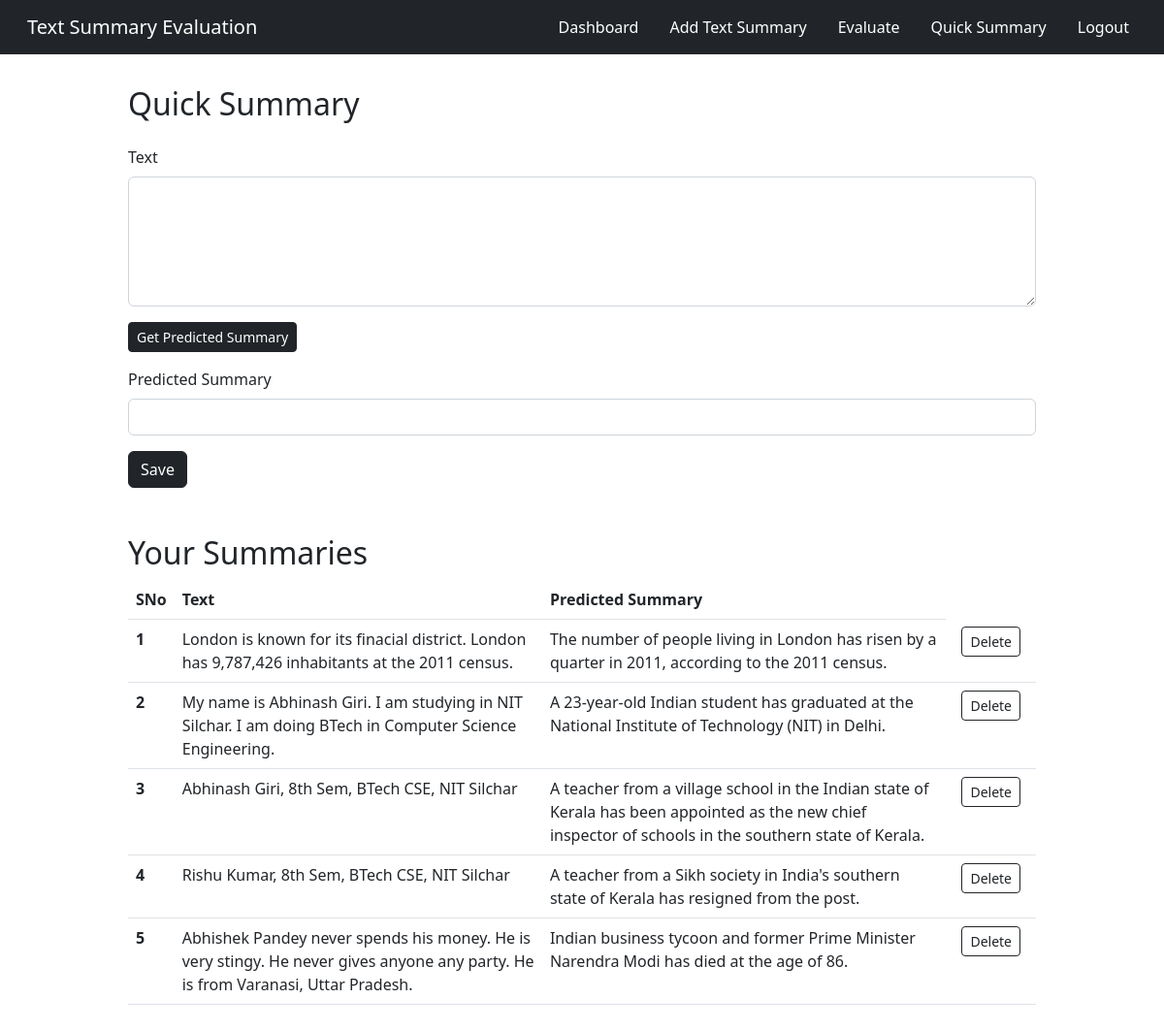
Page /quick_summary (signed in) on the committed database.
### app.py (models this page shows, shortened)
class QuickSummary(db.Model):
    sno = db.Column(db.Integer, primary_key=True)
    text = db.Column(db.String(10000), nullable=False)
    predicted_summary = db.Column(db.String(1000), nullable=False)
    user_id = db.Column(db.Integer, nullable=False)
    date_created = db.Column(db.DateTime, default=datetime.utcnow)

### app.py (the view, shortened to what this page needs)
@app.route('/quick_summary', methods=['GET', 'POST'])
@login_required
def quick_summary():
    allQuickSummary = QuickSummary.query.filter_by(user_id=current_user.id).all()
    return render_template('quick_summary.html', allQuickSummary=allQuickSummary)

### app.py (called while the page is built)
@login_manager.user_loader
def load_user(user_id):
    return User.get(user_id)

    def get(id):
        return User.query.filter_by(id=id).first()

### templates/quick_summary.html (shortened to what this page needs)
<!doctype html>
<html lang="en">
<head>
    <link href="https://cdn.jsdelivr.net/npm/bootstrap@5.2.1/dist/css/bootstrap.min.css" rel="stylesheet"
>
</head>
<body>
{% extends 'base2.html' %}
{% block body %}
    <div class="container">
        <h2>Quick Summary</h2>
        <form class="form" action="{{url_for('quick_summary')}}" method="POST">
            <div class="mb-3">
                <label for="text" class="form-label">Text</label>
                <textarea class="form-control" rows="5" name="text">{{text}}</textarea>
            </div>
            <button type="submit" class="btn btn-dark btn-sm" name="get_predicted_summary">Get Predicted Summary</button>
            <div class="mb-3">
                <label for="predicted_summary" class="form-label">Predicted Summary</label>
                <input type="text" class="form-control" name="predicted_summary" value="{{predicted_summary}}" readonly>
            </div>
            <button type="submit" class="btn btn-dark mb-3" name="submit" formaction="{{url_for('save_quick_summary')}}">Save</button>
        </form>
    </div>
    <div class="container">
        <h2>Your Summaries</h2>
        {% if allQuickSummary|length == 0%}
            <div class="alert alert-dark" role="alert">
                No record
            </div>
        {% else %}
            <table class="table">
                <thead>
                    <tr>
                        <th scope="col">SNo</th>
                        <th scope="col">Text</th>
                        <th scope="col">Predicted Summary</th>
                    </tr>
                </thead>
                <tbody>
                    {% for quick_summary in allQuickSummary %}
                        <tr>
                            <th scope="row">{{loop.index}}</th>
                            <td>{{quick_summary.text}}</td>
                            <td>{{quick_summary.predicted_summary}}</td>
                            <td>
                                <a href="/quick_summary/delete/{{quick_summary.sno}}" type="button" class="btn btn-outline-dark btn-sm mx-2">Delete</button>
                            </td>
                        </tr>
                    {% endfor %}
                </tbody>
            </table>
        {% endif %}
    </div>
{% endblock body %}

### templates/quick_summary.html (style rules this page uses)
.container { margin: 2rem 2rem 2rem 2rem; max-width: 80% !important; }
label { padding-top: 1rem; }

### rows in the picture
QuickSummary: text "London is known for its finacial district. London has 9,787,426 inhabitants at the 2011 census.", predicted_summary "The number of people living in London has risen by a quarter in 2011, according to the 2011 census."
QuickSummary: text "My name is Abhinash Giri. I am studying in NIT Silchar. I am doing BTech in Computer Science Engineering.", predicted_summary "A 23-year-old Indian student has graduated at the National Institute of Technology (NIT) in Delhi."
QuickSummary: text "Abhinash Giri, 8th Sem, BTech CSE, NIT Silchar", predicted_summary "A teacher from a village school in the Indian state of Kerala has been appointed as the new chief inspector of schools in the southern state of Kerala."
QuickSummary: text "Rishu Kumar, 8th Sem, BTech CSE, NIT Silchar", predicted_summary "A teacher from a Sikh society in India's southern state of Kerala has resigned from the post."
QuickSummary: text "Abhishek Pandey never spends his money. He is very stingy. He never gives anyone any party. He is from Varanasi, Uttar Pradesh.", predicted_summary "Indian business tycoon and former Prime Minister Narendra Modi has died at the age of 86."
